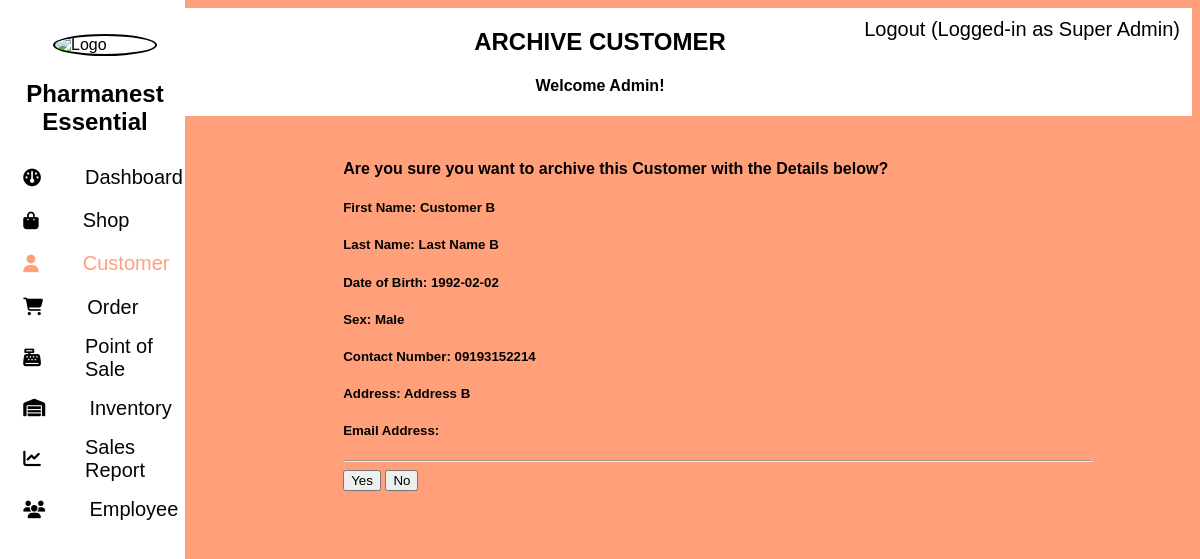
Screenshot of /admin/customer/archive/index.php?customer_id=2 (signed in) with the database file from the repository.
### tables this page shows
CREATE TABLE `customer` (
  `id` int(11) NOT NULL,
  `first_name` varchar(256) NOT NULL,
  `last_name` varchar(256) NOT NULL,
  `contact_number` varchar(25) NOT NULL,
  `user_id` int(11) DEFAULT NULL,
  `address` text NOT NULL,
  `date_of_birth` date DEFAULT NULL,
  `sex` varchar(7) DEFAULT NULL,
  `is_active` tinyint(1) NOT NULL DEFAULT 1
);

### admin/customer/archive/index.php (the view, shortened to what this page needs)
<?php
    $base_url = $_SESSION["BASE_URL"];
    $doc_root = $_SESSION["DOC_ROOT"];
?>
<!DOCTYPE html>
<html>
    <head>
        <link rel="stylesheet" href="https://cdnjs.cloudflare.com/ajax/libs/font-awesome/6.5.1/css/all.min.css">
        <link rel="stylesheet" type="text/css" href="<?php echo $base_url;?>assets/styles/bootstrap.css">
        <link rel="stylesheet" type="text/css" href="../../styles.css">
        <link rel="stylesheet" type="text/css" href="styles.css">
    </head>
    <body>
        <?php include '../../components/side_nav.php'; ?>
        <?php
            include '../../components/top_nav.php';
        ?>
        <?php
            include($doc_root.'/utils/connect.php');
            if (isset($_GET['customer_id'])) {
                $customer_id = $_GET['customer_id'];
                $sqlGetCustomer = "SELECT c.first_name, c.last_name, c.address, c.contact_number, c.date_of_birth, c.sex, u.email, c.user_id FROM customer c
                            LEFT JOIN user u ON c.user_id=u.id
                            WHERE c.id=$customer_id";
                $customer_result = mysqli_query($conn,$sqlGetCustomer);
                $row = mysqli_fetch_array($customer_result);
            } else {
                header("Location:../../../page/404.php");
            };
        ?>
        <div class="main">
            <div class="row">
                <b>Are you sure you want to archive this Customer with the Details below?</b>
                <form action="process.php" method="post">
                    <h5>First Name: <?php echo $row['first_name'];?></h5>
                    <h5>Last Name: <?php echo $row['last_name'];?></h5>
                    <h5>Date of Birth: <?php echo $row['date_of_birth'];?></h5>
                    <h5>Sex: <?php echo $row['sex'];?></h5>
                    <h5>Contact Number: <?php echo $row['contact_number'];?></h5>
                    <h5>Address: <?php echo $row['address'];?></h5>
                    <h5>Email Address: <?php echo $row['email'];?></h5>
                    <hr/>
                    <button name="action" id="yes" value="yes">Yes</button>
                    <button name="action" id="no" value="no">No</button>
                </form>
            </div>
        </div>
    </body>
</html>

### admin/styles.css (style rules this page uses)
body { font-family: Arial, sans-serif; background-color: lightsalmon; }

### admin/customer/archive/styles.css (style rules this page uses)
.main { border-radius: 5px; box-sizing: border-box; background-color: transparent; padding:20px; padding-left: 60px; width:70%; float:right; margin-right:80px; margin-bottom:50px; margin-top: 2%; font-family:Arial; }
.row:after { content: ""; display: table; clear: both; }

### rows the page displays
customer: first_name "Customer B", last_name "Last Name B", date_of_birth "1992-02-02", sex "Male", contact_number "09193152214", address "Address B"

### other values shown
$_SESSION['user_role'] "Super Admin"
$current_page_title "ARCHIVE CUSTOMER"
$_SESSION['user_first_name'] "Admin"
